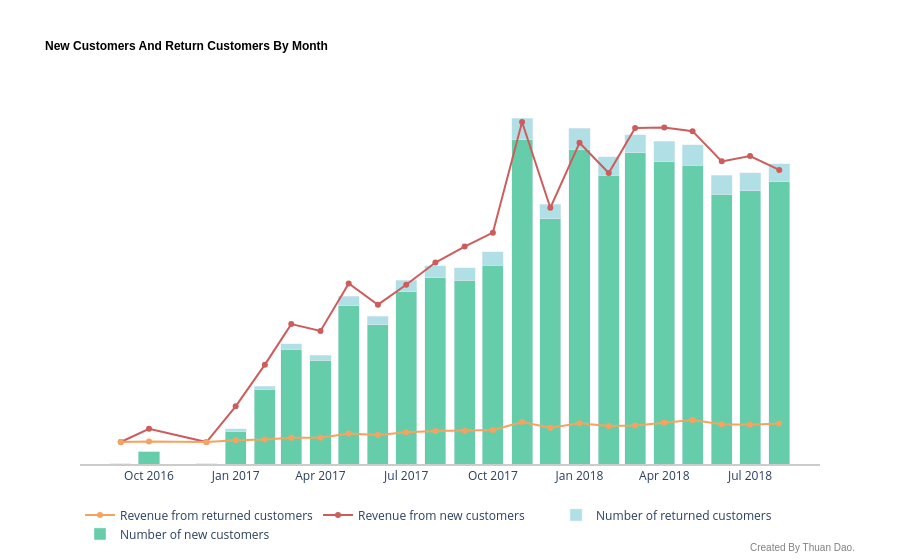

The code cell stored with this chart in its notebook:
### Code cell
fig = go.Figure()

fig.add_trace(
    go.Bar(
        x = data_customer_timeseries["year_month"].astype(str),
        y = data_customer_timeseries["new_customers_count"],
        name = "Number of new customers",
        marker_color = "mediumaquamarine"
    )
)

fig.add_trace(
    go.Bar(
        x = data_customer_timeseries["year_month"].astype(str),
        y = data_customer_timeseries["return_customers_count"],
        name = "Number of returned customers",
        marker_color = "powderblue"
    )
)

fig.add_trace(
    go.Scatter(
        x = data_customer_timeseries["year_month"].astype(str),
        y = data_customer_timeseries["new_customers_value"],
        name = "Revenue from new customers",
        yaxis = "y2",
        marker_color = "indianred",
        mode="lines+markers"
    )
)

fig.add_trace(
    go.Scatter(
        x = data_customer_timeseries["year_month"].astype(str),
        y = data_customer_timeseries["return_customers_value"],
        name = "Revenue from returned customers",
        yaxis = "y2",
        marker_color = "sandybrown",
        mode="lines+markers"
    )
)

fig.update_layout(
    title = dict(text="<b>New Customers And Return Customers By Month<b>",
                 font=dict(size=12, family="Arial", color="black")),
    plot_bgcolor = "white",
    barmode = "stack",
    yaxis = dict(side = "left", showgrid = False, zeroline = True, showline = False, showticklabels = False),
    yaxis2 = dict(side = "right", overlaying = "y", showgrid = False, zeroline = False, showline = False, showticklabels = False),
    xaxis = dict(showline = True, linecolor = "rgb(204, 204, 204)", linewidth = 2),
    legend = dict(orientation="h"),
    hovermode = "x unified",
    annotations=[dict(text="Created By Thuan Dao.", xref="paper", yref="paper", x=1.05, y=-0.25, 
    showarrow=False, font=dict(size=10, color="gray", family="Arial"))]
)

### Figure 1 — Plotly figure (JSON) as saved in the notebook; plotly's stock layout.template omitted (floating-point values rounded to 4 significant figures)
{"data": [{"marker": {"color": "mediumaquamarine"}, "name": "Number of new customers", "type": "bar", "x": ["2016-09", "2016-10", "2016-12", "2017-01", "2017-02", "2017-03", "2017-04", "2017-05", "2017-06", "2017-07", "2017-08", "2017-09", "2017-10", "2017-11", "2017-12", "2018-01", "2018-02", "2018-03", "2018-04", "2018-05", "2018-06", "2018-07", "2018-08"], "y": [1, 262, 1, 717, 1628, 2503, 2256, 3451, 3037, 3752, 4057, 4004, 4328, 7060, 5338, 6842, 6288, 6774, 6582, 6506, 5878, 5949, 6144]}, {"marker": {"color": "powderblue"}, "name": "Number of returned customers", "type": "bar", "x": ["2016-09", "2016-10", "2016-12", "2017-01", "2017-02", "2017-03", "2017-04", "2017-05", "2017-06", "2017-07", "2017-08", "2017-09", "2017-10", "2017-11", "2017-12", "2018-01", "2018-02", "2018-03", "2018-04", "2018-05", "2018-06", "2018-07", "2018-08"], "y": [0.0, 12.0, 0.0, 46.0, 63.0, 114.0, 109.0, 203.0, 178.0, 244.0, 255.0, 265.0, 292.0, 469.0, 318.0, 464.0, 401.0, 400.0, 444.0, 443.0, 414.0, 388.0, 397.0]}, {"marker": {"color": "indianred"}, "mode": "lines+markers", "name": "Revenue from new customers", "type": "scatter", "x": ["2016-09", "2016-10", "2016-12", "2017-01", "2017-02", "2017-03", "2017-04", "2017-05", "2017-06", "2017-07", "2017-08", "2017-09", "2017-10", "2017-11", "2017-12", "2018-01", "2018-02", "2018-03", "2018-04", "2018-05", "2018-06", "2018-07", "2018-08"], "y": [143.5, 44690.0, 19.62, 121200.0, 262500.0, 399900.0, 376600.0, 537700.0, 465700.0, 533200.0, 608800.0, 662700.0, 709900.0, 1085000.0, 794300.0, 1015000.0, 912100.0, 1065000.0, 1067000.0, 1054000.0, 951700.0, 969500.0, 922800.0], "yaxis": "y2"}, {"marker": {"color": "sandybrown"}, "mode": "lines+markers", "name": "Revenue from returned customers", "type": "scatter", "x": ["2016-09", "2016-10", "2016-12", "2017-01", "2017-02", "2017-03", "2017-04", "2017-05", "2017-06", "2017-07", "2017-08", "2017-09", "2017-10", "2017-11", "2017-12", "2018-01", "2018-02", "2018-03", "2018-04", "2018-05", "2018-06", "2018-07", "2018-08"], "y": [0.0, 1803.0, 0.0, 6253.0, 8782.0, 14400.0, 14230.0, 29180.0, 24310.0, 33140.0, 37060.0, 38340.0, 41200.0, 68030.0, 48820.0, 63320.0, 54110.0, 55840.0, 66230.0, 74600.0, 60260.0, 58280.0, 62730.0], "yaxis": "y2"}], "layout": {"annotations": [{"font": {"color": "gray", "family": "Arial", "size": 10}, "showarrow": false, "text": "Created By Thuan Dao.", "x": 1.05, "xref": "paper", "y": -0.25, "yref": "paper"}], "barmode": "stack", "hovermode": "x unified", "legend": {"orientation": "h"}, "plot_bgcolor": "white", "title": {"font": {"color": "black", "family": "Arial", "size": 12}, "text": "<b>New Customers And Return Customers By Month<b>"}, "xaxis": {"linecolor": "rgb(204, 204, 204)", "linewidth": 2, "showline": true}, "yaxis": {"showgrid": false, "showline": false, "showticklabels": false, "side": "left", "zeroline": true}, "yaxis2": {"overlaying": "y", "showgrid": false, "showline": false, "showticklabels": false, "side": "right", "zeroline": false}}}
